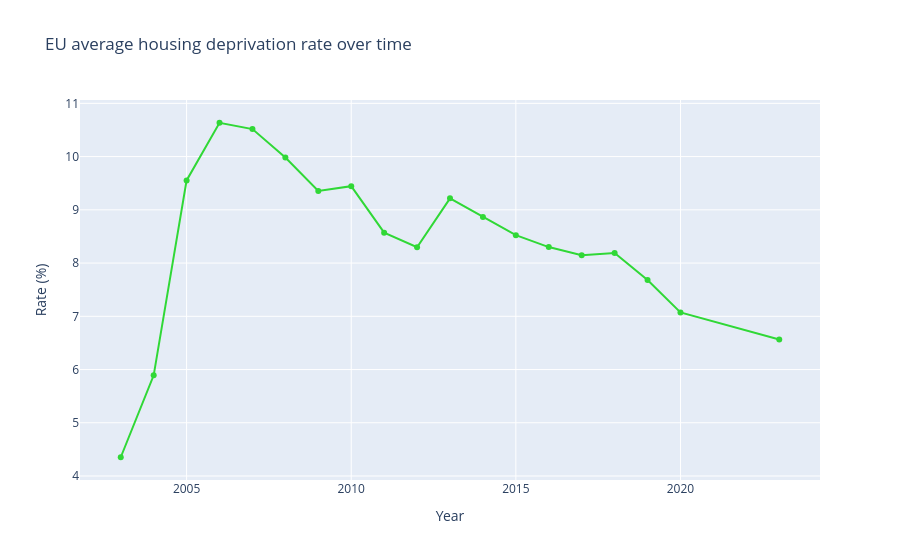

Notebook source saved alongside this figure:
### Code cell
# plot 1: EU average deprivation rate over time
# tracks whether EU-wide housing conditions are improving

eu_dep = df_deprivation_clean.groupby("year")["deprivation_rate"].mean().reset_index()
eu_immig = df_immigration_clean.groupby("year")["immigration_count"].mean().reset_index()

fig1 = go.Figure()
fig1.add_trace(go.Scatter(
    x=eu_dep["year"], y=eu_dep["deprivation_rate"],
    name="Deprivation rate (%)", line=dict(color="#30D836"), mode="lines+markers"
))
fig1.update_layout(
    title="EU average housing deprivation rate over time",
    xaxis_title="Year", yaxis_title="Rate (%)"
)
fig1.show()
fig1.write_html('eu_avg_housing_deprivation.html', full_html=False, include_plotlyjs='cdn')

### Figure 1 — Plotly figure (JSON) as saved in the notebook; plotly's stock layout.template omitted (floating-point values rounded to 4 significant figures)
{"data": [{"line": {"color": "#30D836"}, "mode": "lines+markers", "name": "Deprivation rate (%)", "type": "scatter", "x": [2003, 2004, 2005, 2006, 2007, 2008, 2009, 2010, 2011, 2012, 2013, 2014, 2015, 2016, 2017, 2018, 2019, 2020, 2023], "y": [4.352, 5.891, 9.553, 10.64, 10.52, 9.982, 9.354, 9.444, 8.572, 8.298, 9.216, 8.864, 8.525, 8.3, 8.147, 8.189, 7.681, 7.074, 6.564]}], "layout": {"title": {"text": "EU average housing deprivation rate over time"}, "xaxis": {"title": {"text": "Year"}}, "yaxis": {"title": {"text": "Rate (%)"}}}}
